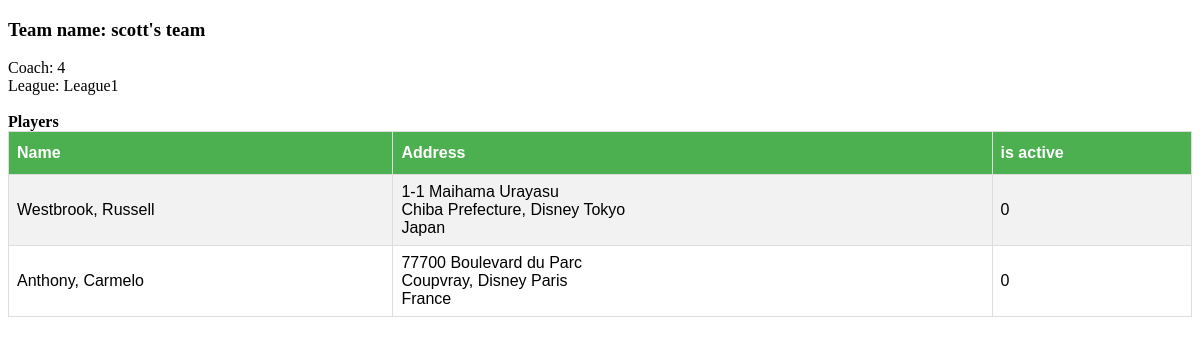
The page /web/team_view.php?team_ID=2 on the database its author committed.
### tables this page shows
CREATE TABLE Sports_team (
    ID int(10) unsigned not null AUTO_INCREMENT,
    League int(10) unsigned DEFAULT NULL,
    Coach int(10) unsigned UNIQUE DEFAULT NULL,
    Team_name varchar(100) not null,

    PRIMARY KEY (ID),
    FOREIGN KEY (Coach) REFERENCES User (ID) ON DELETE SET NULL,
    FOREIGN KEY (League) REFERENCES League (ID) ON DELETE SET NULL
);

CREATE TABLE Players (
    ID int(10) unsigned not null AUTO_INCREMENT,
    Team int (10) unsigned not null,
    Name_first varchar(100),
    Name_last varchar(100) not null,
    Street varchar(250),
    City varchar(100),
    State varchar(100),
    Country varchar(100),
    ZipCode char(10) DEFAULT NULL,
    currently_active bit(1) DEFAULT 0,

    PRIMARY KEY (ID),
    FOREIGN KEY (Team) REFERENCES Sports_team (ID),
    UNIQUE INDEX uniq_name (Name_last, Name_first)
);

### web/functions/team_fns.php (called while the page is built, shortened)
<?php
	require_once("classes/Player.php");
	require_once("classes/Team.php");
	function get_team_by_ID($team_id)
	{
		$team_table = TEAM_TABLE;
		$db = db_connect();
		$query = "SELECT *
					FROM $team_table
					WHERE ID = $team_id";
		if (!$result = $db->query($query))
		{
			return null;
		}
		$data['info'] = $result->fetch_assoc();
		$data['players'] = get_players($team_id);
		return $data;
	}
	function get_players($team_id)
	{
		$players_table = PLAYERS_TABLE;
		$db = db_connect();
		$query = "SELECT *
					FROM $players_table
					WHERE Team = $team_id";
		if (!$result = $db->query($query))
		{
			return null;
		}
		$player_array = array();
		while ($row = $result->fetch_assoc())
		{
			$player_object = new Player($row['Name_first'], $row['Name_last'], $row['Street'], $row['City'], $row['State'], $row['Country'], $row['ZipCode'], $row['currently_active']);
			array_push($player_array, $player_object);
		}
		return $player_array;
	}
?>

### web/classes/Team.php (called while the page is built)
<?php
	require_once("functions/team_fns.php");
	class Team
	{
		private $name;
		private $coach;
		private $league;
		private $players;
		function __construct($name, $coach, $league, $players = null)
		{
			$this->name = $name;
			$this->coach = $coach;
			$this->league = $league;
			$this->players = $players;
		}
		function name()
		{
			if( func_num_args() == 0 )
			{
				return $this->name;
			}
			else if( func_num_args() == 1 )
			{
				$this->name = func_get_arg(0);
			}
			return $this;
		}
		function coach()
		{
			if( func_num_args() == 0 )
			{
				return $this->coach;
			}
			else if( func_num_args() == 1 )
			{
				$this->coach = func_get_arg(0);
			}
			return $this;
		}
		function league()
		{
			if( func_num_args() == 0 )
			{
				return $this->league;
			}
			else if( func_num_args() == 1 )
			{
				$this->league = func_get_arg(0);
			}
			return $this;
		}
		function players()
		{
			if( func_num_args() == 0 )
			{
				return $this->players;
			}
			else if( func_num_args() == 1 )
			{
				$this->players = func_get_arg(0);
			}
			return $this;
		}
	}
?>

### web/team_view.php (the view, shortened to what this page needs)
<?php
	require_once('classes/User.php');
	require_once('classes/Team.php');
	if (!isset($_GET['team_ID']))
	{
		echo "make sure there's GET data like: 'team_view.php?team_ID=1'";
		throw new Exception('Found no GET data');
	}
	else
	{
		$team = get_team_by_ID($_GET['team_ID']);
		$team_object = new Team($team['info']['Team_name'],
								$team['info']['Coach'],
								get_league_name($team['info']['League']),
								get_players($team['info']['ID']));
	}
?>
<!DOCTYPE html>
<html>
<head>
	<link rel="stylesheet" type="text/css" href="css/table.css">
</head>
<body>
	<h3>Team name: <?php echo $team_object->name(); ?></h3>
	Coach: <?php echo $team_object->coach(); ?> <br>
	League: <?php echo $team_object->league(); ?><br>
	<?php if ($team_object->players() != null): ?>
	<br><strong>Players</strong><br>
	<table>
		<tr>
			<th>Name</th>
			<th>Address</th>
			<th>is active</th>
		</tr>
		<?php foreach($team_object->players() as $player): ?>
		<tr>
			<td><?php echo $player->name(); ?></td>
			<td><?php echo $player->get_full_address(); ?></td>
			<td><?php echo $player->is_active(); ?></td>
		</tr>
		<?php endforeach; ?>
	</table>
	<?php else: ?>
	There are no players on this team
	<?php endif; ?>
</body>
</html>

### web/classes/Player.php (shortened to what this page needs)
<?php
	class Player
	{
		private $fname;
		private $lname;
		private $street;
		private $city;
		private $state;
		private $country;
		private $zipcode;
		private $is_active;
		function __construct($fname, $lname, $street, $city, $state, $country, $zipcode, $is_active=false)
		{
			$this->fname = $fname;
			$this->lname = $lname;
			$this->street = $street;
			$this->city = $city;
			$this->state = $state;
			$this->country = $country;
			$this->zipcode = $zipcode;
			$this->is_active = $is_active;
		}
		function name()
		{
			if( func_num_args() == 0 )
			{
				return $this->lname.", ".$this->fname;
			}
			else if ( func_num_args() == 2 )
			{
				$this->name = func_get_arg(0).", ".func_get_arg(1);
			}
			return $this;
		}
		function is_active()
		{
			return $this->is_active;
		}
		function get_full_address()
		{
			$full_address = $this->street."<br/>".$this->city.", ".$this->state." ".$this->zipcode."<br/>".$this->country;
			return $full_address;
		}
	}
?>

### web/css/table.css (style rules this page uses)
table { font-family: "Trebuchet MS", Arial, Helvetica, sans-serif; border-collapse: collapse; width: 100%; }
td, th { border: 1px solid #ddd; padding: 8px; }
tr:nth-child(even) { background-color: #f2f2f2; }
th { padding-top: 12px; padding-bottom: 12px; text-align: left; background-color: #4CAF50; color: white; }

### rows shown on the page
sports_team: Team_name "scott's team", Coach "4"
players: $player->name() "Westbrook, Russell", Street "1-1 Maihama Urayasu", City "Chiba Prefecture", State "Disney Tokyo", Country "Japan", currently_active "0"
players: $player->name() "Anthony, Carmelo", Street "77700 Boulevard du Parc", City "Coupvray", State "Disney Paris", Country "France", currently_active "0"

### other values the page prints
$team_object->league() "League1"
